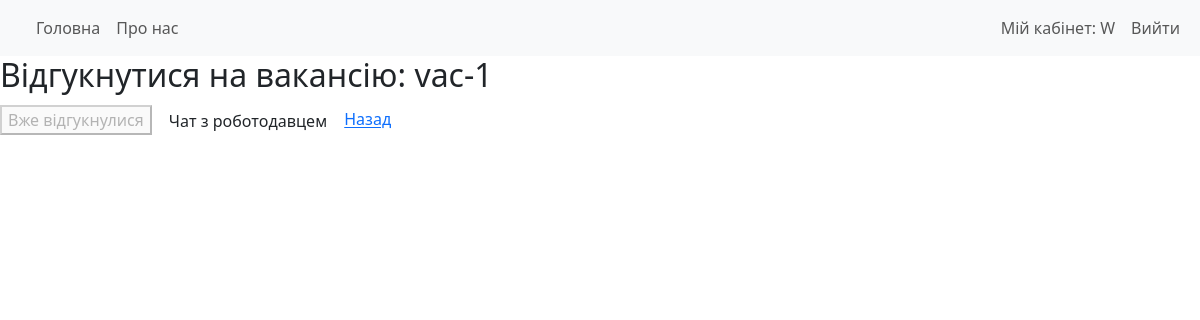
Page /apply/1/ (signed in) on the earlier database version.
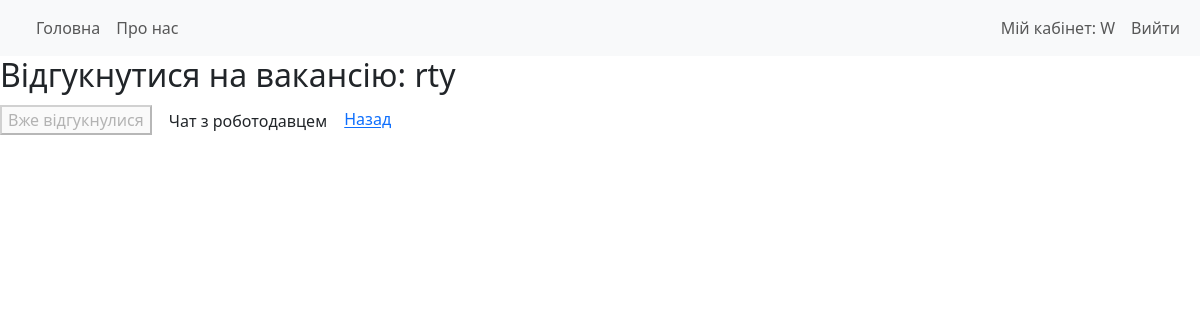
Same page on the later database version.
### project/models.py (models this page shows, shortened)
class Vacancy(models.Model):
    title = models.CharField(max_length=256)#Заголовок
    description = models.TextField()#опис
    description1 = models.TextField(null=True, blank=True)#опис
    description2 = models.TextField(null=True, blank=True)#опис
    link = models.URLField(max_length=500, null=True, blank=True)
    company = models.ForeignKey(EmployerProfile, on_delete=models.CASCADE, related_name="vacancies")
    image = models.ImageField(upload_to='vacancies/images/',  null=True, blank=True)
    price_start = models.DecimalField(max_digits=10, decimal_places=2, null=True, blank=True)
    price_end = models.DecimalField(max_digits=10, decimal_places=2, null=True, blank=True)
    category = models.ForeignKey(Category, on_delete=models.SET_NULL, null=True)
    city = models.ForeignKey(City, on_delete=models.SET_NULL, related_name="vacancies", null=True)
    street = models.CharField(max_length=255, verbose_name="Вулиця")
    date = models.DateTimeField(auto_now_add=True)#дата створення

### project/views.py (the view)
# urls.py: path('apply/<int:vacancy_id>/', views.apply_for_job, name='apply_for_job'),
@login_required
def apply_for_job(request, vacancy_id):
    vacancy = get_object_or_404(Vacancy, id=vacancy_id)
    total_applications = Application.objects.filter(vacancy=vacancy).count()
    application = Application.objects.filter(author=request.user, vacancy=vacancy).first()
    already_applied = application is not None
    if request.method == 'POST':
        if already_applied:
            messages.error(request, "You have already applied for this job.")
            return redirect('job_datail', vacancy_id=vacancy.id)
        else:
            form = Application_Form(request.POST, request.FILES)
            if form.is_valid():
                application = form.save(commit=False)
                application.vacancy = vacancy
                application.author = request.user
                if request.FILES.get('res_file'):
                    application.resume = None
                else:
                    if not application.resume:
                        application.resume = Resume.objects.filter(author=request.user).last()
                application.save()
                messages.success(request, "Application submitted successfully!")
                return redirect('job_list')
    else:
        form = Application_Form()
        if 'resume' in form.fields:
            form.fields['resume'].queryset = Resume.objects.filter(author=request.user)
    return render(request, 'jobs/job_appl.html', {
        'form': form,
        'already_applied': already_applied,
        'total_applications': total_applications,
        'application': application,
        'vacancy': vacancy
        })

### templates/jobs/job_appl.html (shortened to what this page needs)
{% extends 'base.html' %}
{% load static %}
{% block content %}
<h2>Відгукнутися на вакансію: {{ vacancy.title }}</h2>
{% if already_applied and application %}
    <button disabled>Вже відгукнулися</button>
    <a href="{% url 'chat_room' application.id %}" class="btn">Чат з роботодавцем</a>
{% endif %}
<a href="{% url 'job_list' %}">
    Назад
{% endblock %}

Differences in the rows shown:
changed Vacancy: title "vac-1" → "rty"
